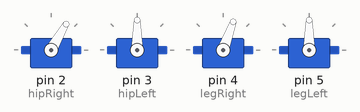
Bench run of a sketch on a simulated Arduino Uno, built with avr-gcc and run on an emulated ATmega328P. Parts: 4 × servo.

Above: at 1.05 s.
At 2.05 s:
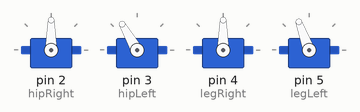
At 3.0 s:
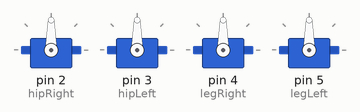
Timing chart, 0 to 5.6 s (numbered marks = the images above):
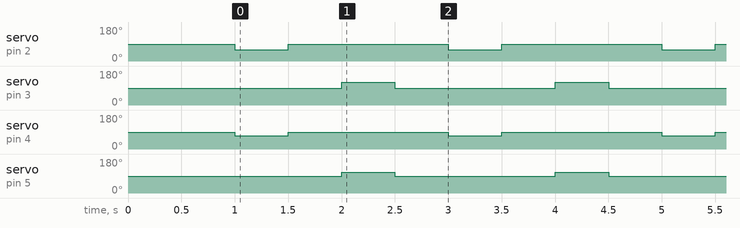

The sketch:

robot_walking1.ino
```cpp
#include <Servo.h>

Servo hipRight;  // D2
Servo hipLeft;   // D3
Servo legRight;  // D4
Servo legLeft;   // D5

void setup() {
  hipRight.attach(2);
  hipLeft.attach(3);
  legRight.attach(4);
  legLeft.attach(5);

  hipRight.write(90);
  hipLeft.write(90);
  legRight.write(90);
  legLeft.write(90);
  delay(1000);
}

void loop() {
  hipRight.write(60);
  legRight.write(70);
  delay(500);
  legRight.write(90);
  hipRight.write(90);
  delay(500);

  hipLeft.write(120);
  legLeft.write(110);
  delay(500);
  legLeft.write(90);
  hipLeft.write(90);
  delay(500);
}
```

Measured:
- by itself, servo on pin 2 (hipRight): alternates 90° for 1.5 s and 60° for 0.50 s
- by itself, servo on pin 3 (hipLeft): alternates 120° for 0.50 s and 90° for 1.5 s
- by itself, servo on pin 4 (legRight): alternates 90° for 1.5 s and 70° for 0.50 s
- by itself, servo on pin 5 (legLeft): alternates 110° for 0.50 s and 90° for 1.5 s
